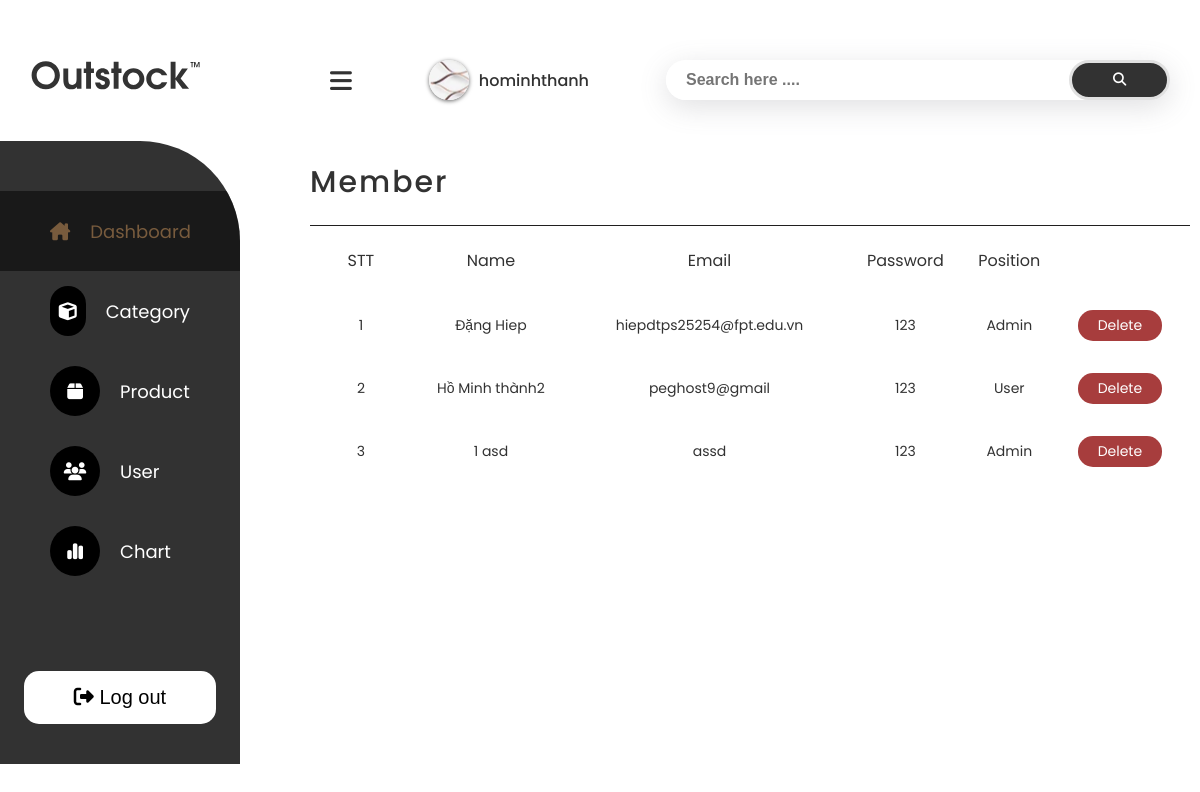
Page /pj-outstock-wb/admin/index.php?act=user_db on the committed database.
### tables this page shows
CREATE TABLE `member` (
  `id` int(11) NOT NULL,
  `first_name` varchar(50) NOT NULL,
  `last_name` varchar(50) NOT NULL,
  `email` varchar(150) NOT NULL,
  `pass` varchar(20) NOT NULL,
  `position` tinyint(4) NOT NULL DEFAULT 0
);

### pj-outstock-wb/Moduel/moduel_user.php (called while the page is built, shortened)
<?php
    function getall_user(){
        $conn = connect_db();
        $stmt = $conn->prepare("SELECT id, CONCAT(first_name,' ',last_name) AS 'full_name',email,pass,position FROM member");
        $stmt->execute();
        $kq = $stmt -> fetchAll();
        return $kq;
    }

### pj-outstock-wb/admin/view/user.php (the view, shortened to what this page needs)
<div class="c-9 col">
      <div class="header__search">
            <form action="#">
                  <div class="header__search-group">
                        <div class="fa-solid fa-bars" id="btn-menu"></div>
                        <div class="admin__user">
                              <div class="image__user"></div>
                              <div class="name__user">hominhthanh</div>
                        </div>
                        <div class="search__group-form">
                              <input type="text" placeholder="Search here ....">
                              <button>
                                    <i class="fa-solid fa-magnifying-glass"></i>
                              </button>
                        </div>
                  </div>
            </form>
      </div>
      <div class="col-md-12 display__item">
            <h2 class="title">
                  Member
            </h2>
            <form class="form__table" action="#" method="POST">
            <table>
                <thead>
                    <tr>
                        <th>STT</th>
                        <th>Name</th>
                        <th>Email</th>
                        <th>Password</th>
                        <th>Position</th>
                    </tr>
                </thead>
                <tbody>
                    <?php
                    $kq = getall_user();
                    $index = 1;
                    foreach ($kq as $value) {
                        echo '<tr class="table__row">
                        <td>' . $index . '</td>
                        <td>' . $value['full_name'] . '</td>
                        <td>' . $value['email'] . '</td>
                        <td>' . $value['pass'] . '</td>
                        <td>';
                        if ($value['position'] == 1) {
                            echo 'Admin';
                        } else {
                            echo 'User';
                        }
                        echo '</td>
                        <td>
                        <a class="btn btn-delete" href="./index.php?act=del_user&id=' . $value['id'] . '">Delete</a>
                        </td>
                    </tr>';
                        $index++;
                    }
                    ?>
                </tbody>
            </table>
        </form>
      </div>
</div>

### pj-outstock-wb/admin/css/styles.css (style rules this page uses)
:root { --poppins: 'Poppins', sans-serif; --text-color: #323232; --font-sz: 14px; --navbar: #a3a3a3; --white: #fff; --black: #000; --primary: #bd8448; --line: #e1e1e1; --sales: #c3c3c3; --footer-bg: #232323; --text-footer: #666666; --input: #c3c3c3; --secondary: #201f1f; }
*, *::before, *::after { box-sizing: border-box; padding: 0; margin: 0; }
* { text-decoration: none; list-style-type: none; }
a { display: block; }
html { font-family: var(--poppins); font-size: 14px; color: var(--text-color); font-weight: 400; }
.header__search { --height: 80px; background-color: var(--white); height: var(--height); padding: 20px 20px; margin-top: 40px; }
.header__search-group, form { width: 100%; height: 100%; }
.header__search-group { display: flex; align-items: center; justify-content: space-between; }
.search__group-form { border-radius: 30px; height: 40px; width: 60%; box-shadow: rgba(100, 100, 111, 0.2) 0px 7px 29px 0px; position: relative; }
.search__group-form button { width: 20%; height: 100%; border-radius: 30px; position: absolute; top: 0; right: 0; border: none; border: 3px solid var(--line); transition: 0.3s ease-in; background: var(--text-color); overflow: hidden; }
.search__group-form button i { color: white; width: 100%; height: 100%; display: flex; align-items: center; justify-content: center; transition: 0.3s ease-in; }
.search__group-form input { width: 100%; border-radius: 30px; height: 100%; border: none; outline: none; padding-left: 20px; font-size: 16px; font-weight: 600; }
.search__group-form input, .search__group-form button { display: inline-block; }
.title { margin: 40px 0 0; padding-bottom: 20px; font-size: 30px; letter-spacing: 2px; font-weight: 500; border-bottom: 1px solid var(--secondary); }
table { width: 100%; text-align: center; display: table; }
th:first-child { padding: 20px; }
th { font-size: 16px; font-weight: 400; }
td { font-size: 14px; }
tr.table__row { border-radius: 30px; width: 100%; transition: 0.3s ease-out; }
tr.table__row td { padding: 15px 0; }
.btn { display: inline-block; padding: 5px 20px; background: transparent; transition: 0.3 ease-in; border-radius: 15px; margin-right: 5px; }
.btn-delete { color: var(--white); background: rgb(167, 61, 61); }
.image__user { border-radius: 100rem; width: 40px; height: 40px; margin-right: 10px; background-image: url(../images/three_banner-1.avif); background-position: center; transition: 0.3 ease-in; box-shadow: rgba(0, 0, 0, 0.6) 0px 1px 4px; }
.name__user { font-weight: 500; font-size: 16px; }
.admin__user { display: flex; align-items: center; }
#btn-menu { font-size: 25px; transition: 0.4s ease-out; }

### pj-outstock-wb/admin/css/Grid.css (style rules this page uses)
.col { padding: 0 10px; }
.c-9 { flex: 0 0 75%; max-width: 75%; }

### rows in the picture
member: full_name "Đặng Hiep", email "hiepdtps25254@fpt.edu.vn", pass "123", position "Admin"
member: full_name "Hồ Minh thành2", email "peghost9@gmail", pass "123", position "User"
member: full_name "1 asd", email "assd", pass "123", position "Admin"
